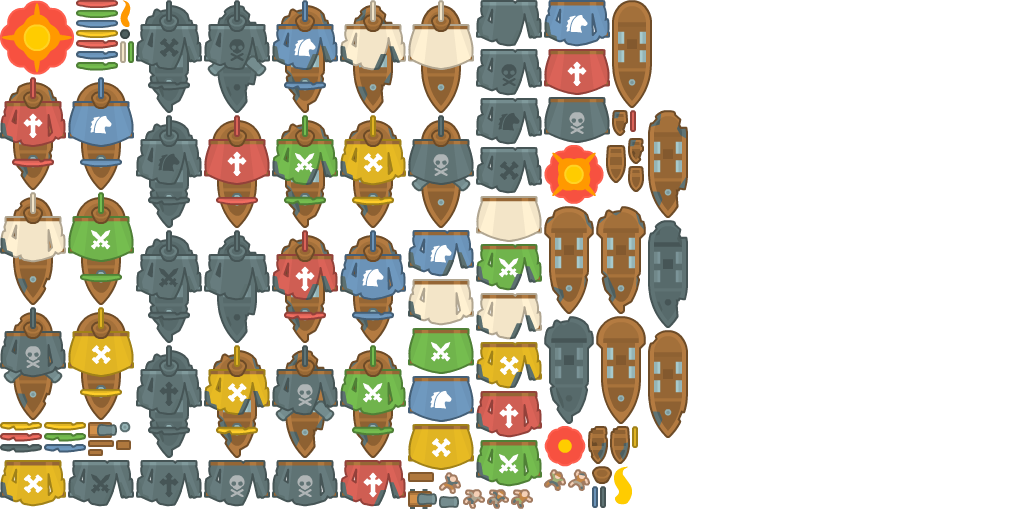
#> input picture sim/assets/_src/pirate/ships_sheet.png, 1024 x 512 px
$ python preview.py ../assets/_src/pirate/ships_sheet.png ../assets/_src/pirate/tiles_sheet.png 5
#> lines starting #> are read from the running program, lines starting #| are printed output that depends on the picture
import sys
from PIL import Image
src, dst, scale = sys.argv[1], sys.argv[2], int(sys.argv[3])
im = Image.open(src).convert("RGBA")
#> im is the input picture: PIL image 1024x512 RGBA; mean R, G, B, A 60.8, 54.2, 40.6, 106.5
bg = Image.new("RGBA", im.size, (24, 28, 22, 255))
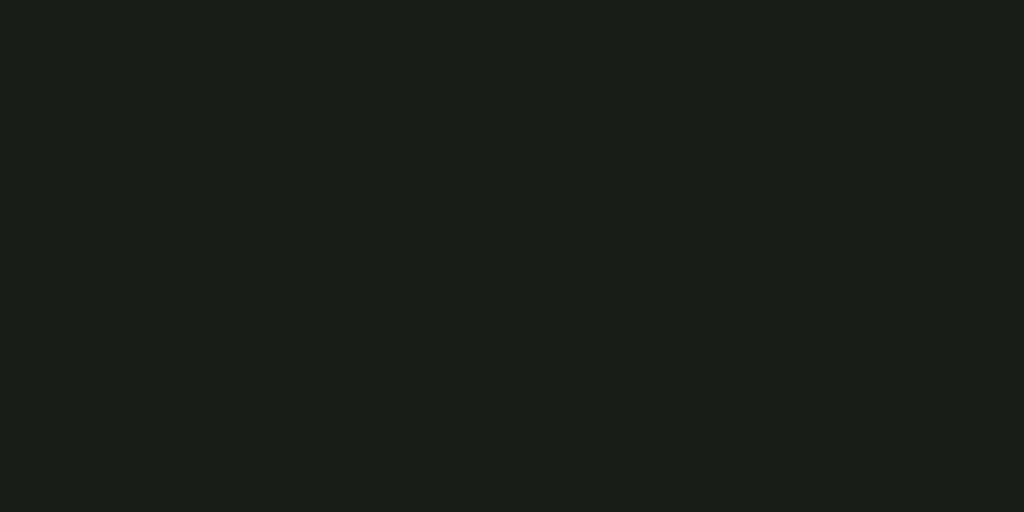
#> bg: PIL image 1024x512 RGBA; mean R, G, B, A 24, 28, 22, 255
bg.alpha_composite(im)
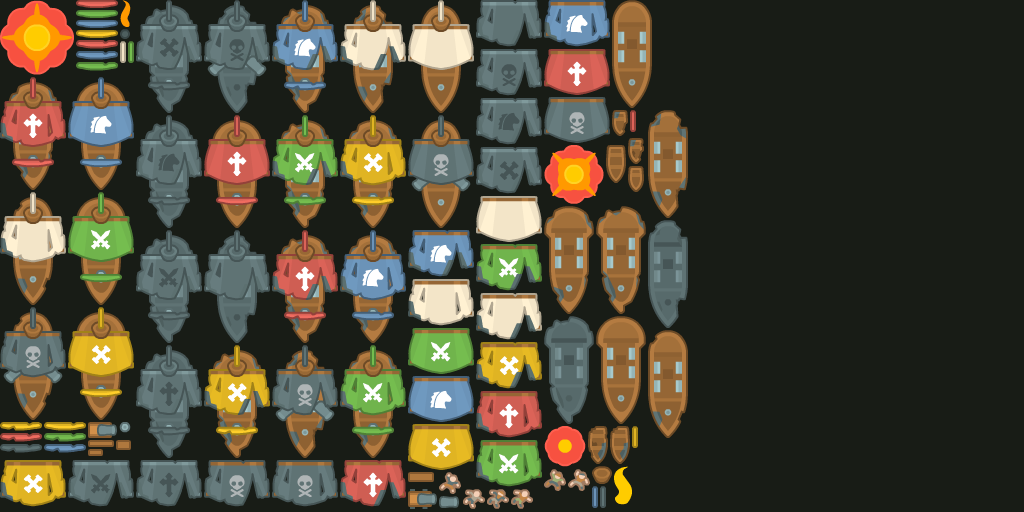
#> bg: PIL image 1024x512 RGBA; mean R, G, B, A 73.5, 69.4, 52.7, 255
big = bg.resize((im.width * scale, im.height * scale), Image.NEAREST)
big.save(dst)
print(im.size)
#| (1024, 512)
